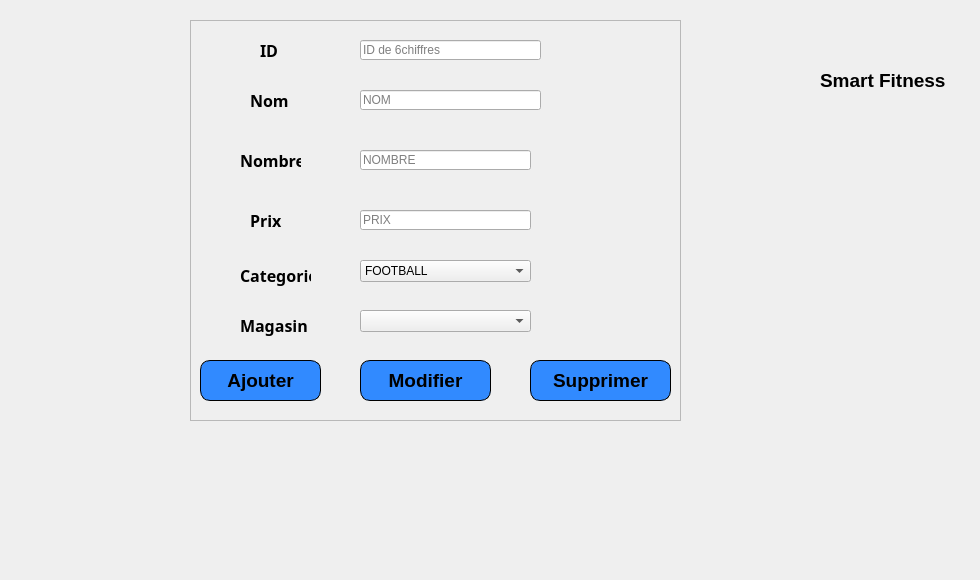
      <widget class="QWidget" name="tab_5">
       <attribute name="title">
        <string>Ajouter produit</string>
       </attribute>
       <widget class="QFrame" name="frame_3">
        <property name="geometry">
         <rect>
          <x>190</x>
          <y>20</y>
          <width>491</width>
          <height>401</height>
         </rect>
        </property>
        <property name="styleSheet">
         <string notr="true"/>
        </property>
        <property name="frameShape">
         <enum>QFrame::StyledPanel</enum>
        </property>
        <property name="frameShadow">
         <enum>QFrame::Raised</enum>
        </property>
        <widget class="QLineEdit" name="lineEdit_idpr">
         <property name="geometry">
          <rect>
           <x>170</x>
           <y>20</y>
           <width>181</width>
           <height>20</height>
          </rect>
         </property>
         <property name="styleSheet">
          <string notr="true"/>
         </property>
         <property name="text">
          <string/>
         </property>
         <property name="placeholderText">
          <string>ID de 6chiffres</string>
         </property>
        </widget>
        <widget class="QLineEdit" name="lineEdit_nompr">
         <property name="geometry">
          <rect>
           <x>170</x>
           <y>70</y>
           <width>181</width>
           <height>20</height>
          </rect>
         </property>
         <property name="styleSheet">
          <string notr="true"/>
         </property>
         <property name="placeholderText">
          <string>NOM</string>
         </property>
        </widget>
        <widget class="QLineEdit" name="lineEdit_nombrepr">
         <property name="geometry">
          <rect>
           <x>170</x>
           <y>130</y>
           <width>171</width>
           <height>20</height>
          </rect>
         </property>
         <property name="styleSheet">
          <string notr="true"/>
         </property>
         <property name="placeholderText">
          <string>NOMBRE</string>
         </property>
        </widget>
        <widget class="QLineEdit" name="lineEdit_prixpr">
         <property name="geometry">
          <rect>
           <x>170</x>
           <y>190</y>
           <width>171</width>
           <height>20</height>
          </rect>
         </property>
         <property name="styleSheet">
          <string notr="true"/>
         </property>
         <property name="placeholderText">
          <string>PRIX</string>
         </property>
        </widget>
        <widget class="QLabel" name="label_nomp">
         <property name="geometry">
          <rect>
           <x>60</x>
           <y>70</y>
           <width>41</width>
           <height>20</height>
          </rect>
         </property>
         <property name="font">
          <font>
           <family>Trebuchet MS</family>
           <pointsize>12</pointsize>
           <weight>75</weight>
           <bold>true</bold>
          </font>
         </property>
         <property name="text">
          <string>Nom</string>
         </property>
        </widget>
        <widget class="QLabel" name="label_nombrep">
         <property name="geometry">
          <rect>
           <x>50</x>
           <y>130</y>
           <width>61</width>
           <height>20</height>
          </rect>
         </property>
         <property name="font">
          <font>
           <family>Trebuchet MS</family>
           <pointsize>12</pointsize>
           <weight>75</weight>
           <bold>true</bold>
          </font>
         </property>
         <property name="text">
          <string>Nombre</string>
         </property>
        </widget>
        <widget class="QLabel" name="label_prixp">
         <property name="geometry">
          <rect>
           <x>60</x>
           <y>190</y>
           <width>41</width>
           <height>20</height>
          </rect>
         </property>
         <property name="font">
          <font>
           <family>Trebuchet MS</family>
           <pointsize>12</pointsize>
           <weight>75</weight>
           <bold>true</bold>
          </font>
         </property>
         <property name="styleSheet">
          <string notr="true"/>
         </property>
         <property name="text">
          <string>Prix</string>
         </property>
        </widget>
        <widget class="QLabel" name="label_categoriep">
         <property name="geometry">
          <rect>
           <x>50</x>
           <y>240</y>
           <width>71</width>
           <height>31</height>
          </rect>
         </property>
         <property name="font">
          <font>
           <family>Trebuchet MS</family>
           <pointsize>12</pointsize>
           <weight>75</weight>
           <bold>true</bold>
          </font>
         </property>
         <property name="text">
          <string>Categorie</string>
         </property>
        </widget>
        <widget class="QLabel" name="label_idp">
         <property name="geometry">
          <rect>
           <x>70</x>
           <y>20</y>
           <width>21</width>
           <height>20</height>
          </rect>
         </property>
         <property name="font">
          <font>
           <family>Trebuchet MS</family>
           <pointsize>12</pointsize>
           <weight>75</weight>
           <bold>true</bold>
          </font>
         </property>
         <property name="text">
          <string>ID</string>
         </property>
        </widget>
        <widget class="QComboBox" name="comboBox_cat">
         <property name="geometry">
          <rect>
           <x>170</x>
           <y>240</y>
           <width>171</width>
           <height>22</height>
          </rect>
         </property>
         <item>
          <property name="text">
           <string>FOOTBALL</string>
          </property>
         </item>
         <item>
          <property name="text">
           <string>HANDBALL</string>
          </property>
         </item>
         <item>
          <property name="text">
           <string>BASKETBALL</string>
          </property>
         </item>
         <item>
          <property name="text">
           <string>VOLLEYBALL</string>
          </property>
         </item>
        </widget>
        <widget class="QLabel" name="label_magasinp">
         <property name="geometry">
          <rect>
           <x>50</x>
           <y>290</y>
           <width>71</width>
           <height>31</height>
          </rect>
         </property>
         <property name="font">
          <font>
           <family>Trebuchet MS</family>
           <pointsize>12</pointsize>
           <weight>75</weight>
           <bold>true</bold>
          </font>
         </property>
         <property name="text">
          <string>Magasin</string>
         </property>
        </widget>
        <widget class="QComboBox" name="combobox_mag">
         <property name="geometry">
          <rect>
           <x>170</x>
           <y>290</y>
           <width>171</width>
           <height>22</height>
          </rect>
         </property>
        </widget>
        <widget class="QLabel" name="label_produit">
         <property name="geometry">
          <rect>
           <x>0</x>
           <y>0</y>
           <width>491</width>
           <height>400</height>
          </rect>
         </property>
         <property name="text">
          <string/>
         </property>
         <property name="pixmap">
          <pixmap resource="Resources.qrc">:/images/imf.jpg</pixmap>
         </property>
        </widget>
        <widget class="QPushButton" name="pushButton_sauvgarderproduit">
         <property name="geometry">
          <rect>
           <x>10</x>
           <y>340</y>
           <width>121</width>
           <height>41</height>
          </rect>
         </property>
         <property name="font">
          <font>
           <family>Arial</family>
           <pointsize>14</pointsize>
           <weight>75</weight>
           <italic>false</italic>
           <bold>true</bold>
          </font>
         </property>
         <property name="styleSheet">
          <string notr="true">	border: 1px solid black;
border-radius: 10px;
padding: 0 8px;
background: #318aff;
font: bold, &quot;Arial&quot;;;
text-align:center;</string>
         </property>
         <property name="text">
          <string>Ajouter</string>
         </property>
         <property name="icon">
          <iconset resource="Resources.qrc">
           <normaloff>:/images/add-button.png</normaloff>:/images/add-button.png</iconset>
         </property>
         <property name="iconSize">
          <size>
           <width>30</width>
           <height>30</height>
          </size>
         </property>
        </widget>
        <widget class="QPushButton" name="pushButton_modifierproduit">
         <property name="geometry">
          <rect>
           <x>170</x>
           <y>340</y>
           <width>131</width>
           <height>41</height>
          </rect>
         </property>
         <property name="font">
          <font>
           <family>Arial</family>
           <pointsize>14</pointsize>
           <weight>75</weight>
           <italic>false</italic>
           <bold>true</bold>
          </font>
         </property>
         <property name="styleSheet">
          <string notr="true">	border: 1px solid black;
border-radius: 10px;
padding: 0 8px;
background: #318aff;
font: bold, &quot;Arial&quot;;;
text-align:center;</string>
         </property>
         <property name="text">
          <string>Modifier</string>
         </property>
         <property name="icon">
          <iconset resource="Resources.qrc">
           <normaloff>:/images/modifier.png</normaloff>:/images/modifier.png</iconset>
         </property>
         <property name="iconSize">
          <size>
           <width>30</width>
           <height>30</height>
          </size>
         </property>
        </widget>
        <widget class="QPushButton" name="pushButton_supprimerpr">
         <property name="geometry">
          <rect>
           <x>340</x>
           <y>340</y>
           <width>141</width>
           <height>41</height>
          </rect>
         </property>
         <property name="font">
          <font>
           <family>Arial</family>
           <pointsize>14</pointsize>
           <weight>75</weight>
           <italic>false</italic>
           <bold>true</bold>
          </font>
         </property>
         <property name="styleSheet">
          <string notr="true">	border: 1px solid black;
border-radius: 10px;
padding: 0 8px;
background: #318aff;
font: bold, &quot;Arial&quot;;;
text-align:center;</string>
         </property>
         <property name="text">
          <string>Supprimer</string>
         </property>
         <property name="icon">
          <iconset resource="Resources.qrc">
           <normaloff>:/images/Erase.png</normaloff>:/images/Erase.png</iconset>
         </property>
         <property name="iconSize">
          <size>
           <width>25</width>
           <height>25</height>
          </size>
         </property>
        </widget>
        <zorder>label_produit</zorder>
        <zorder>lineEdit_idpr</zorder>
        <zorder>lineEdit_nompr</zorder>
        <zorder>lineEdit_nombrepr</zorder>
        <zorder>lineEdit_prixpr</zorder>
        <zorder>label_nomp</zorder>
        <zorder>label_nombrep</zorder>
        <zorder>label_prixp</zorder>
        <zorder>label_categoriep</zorder>
        <zorder>label_idp</zorder>
        <zorder>comboBox_cat</zorder>
        <zorder>label_magasinp</zorder>
        <zorder>combobox_mag</zorder>
        <zorder>pushButton_sauvgarderproduit</zorder>
        <zorder>pushButton_modifierproduit</zorder>
        <zorder>pushButton_supprimerpr</zorder>
       </widget>
       <widget class="QLabel" name="label_19">
        <property name="geometry">
         <rect>
          <x>820</x>
          <y>70</y>
          <width>141</width>
          <height>20</height>
         </rect>
        </property>
        <property name="font">
         <font>
          <pointsize>14</pointsize>
          <weight>75</weight>
          <bold>true</bold>
         </font>
        </property>
        <property name="styleSheet">
         <string notr="true">backgound-color:rgb(255, 0, 0)</string>
        </property>
        <property name="text">
         <string>Smart Fitness</string>
        </property>
       </widget>
       <widget class="QLabel" name="label_produit_3">
        <property name="geometry">
         <rect>
          <x>0</x>
          <y>0</y>
          <width>971</width>
          <height>571</height>
         </rect>
        </property>
        <property name="text">
         <string/>
        </property>
        <property name="pixmap">
         <pixmap resource="Resources.qrc">:/images/haya.png</pixmap>
        </property>
       </widget>
       <widget class="QLabel" name="label_18">
        <property name="geometry">
         <rect>
          <x>830</x>
          <y>0</y>
          <width>121</width>
          <height>61</height>
         </rect>
        </property>
        <property name="styleSheet">
         <string notr="true">background-image: url(:/images/logo.png);</string>
        </property>
        <property name="text">
         <string/>
        </property>
       </widget>
       <zorder>label_produit_3</zorder>
       <zorder>frame_3</zorder>
       <zorder>label_19</zorder>
       <zorder>label_18</zorder>
      </widget>
